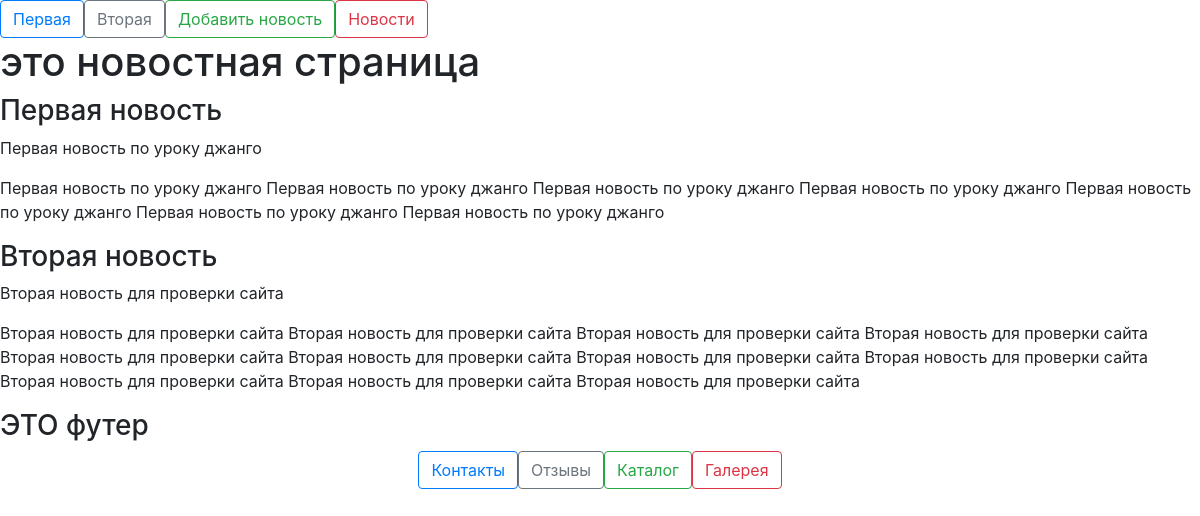
The page /news/ on the database as committed earlier.
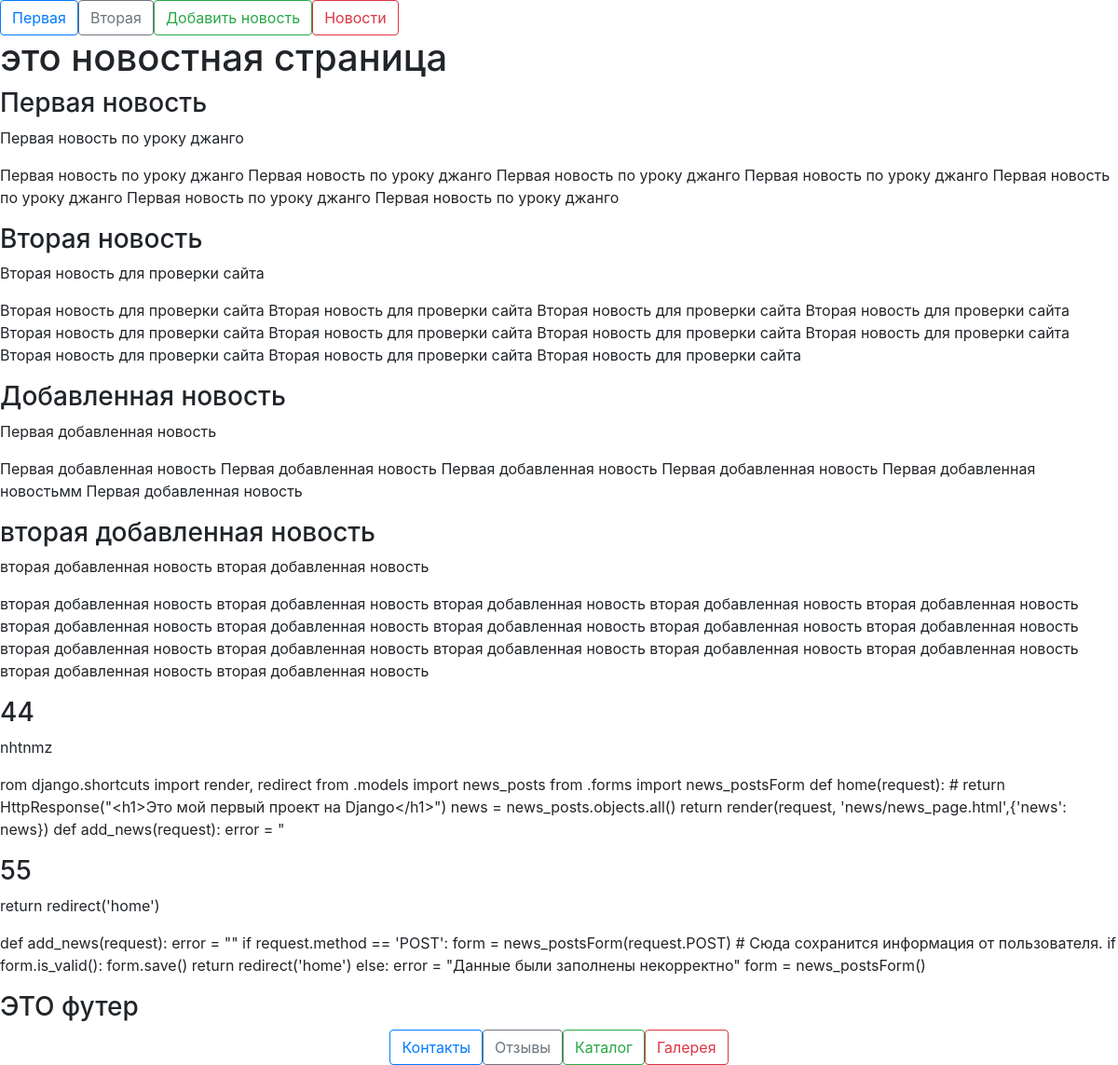
The same page on the database as committed later.
### news/models.py (models this page shows)
class news_posts(models.Model):
    title = models.CharField('Название', max_length=100)
    short_descr = models.CharField('Кратко', max_length=200)
    content = models.TextField('Содержание')
    pub_date = models.DateTimeField('Дата')
    class Meta:
        verbose_name = 'Новость'
        verbose_name_plural = 'Новости'

### news/views.py (the view)
# urls.py: path('', views.home, name = 'home'),
def home(request):
    news = news_posts.objects.all()
    return render(request, 'news/news_page.html',{'news': news})

### news/templates/news/news_page.html (shortened to what this page needs)
{% extends 'first/shablon.html'%}
{% block content %}
	<h1>это новостная страница</h1>
	{% if news %}
		{% for new in news %}
			<div>
				<h3> {{ new.title }} </h3>
				<p> {{ new.short_descr }} </p>
				<p> {{ new.content }} </p>
			</div>
		{% endfor %}
	{% else %}
		<h4>Новостей ещё нет.</h4>
	{% endif %}
{% endblock %}

### first/templates/first/shablon.html (shortened to what this page needs)
<!DOCTYPE html>
<html lang="en">
<head>
    <link href="https://stackpath.bootstrapcdn.com/bootstrap/4.5.2/css/bootstrap.min.css" rel="stylesheet">
</head>
<body>
    {% include 'first/nav.html' %}
    {% block content %}
     {% endblock %}
 {% include 'first/footer.html' %}
</body>
</html>

### first/templates/first/nav.html
<div class="d-flex justify-content-start">
        <a href="{% url 'first' %}" class="btn btn-outline-primary">Первая</a>
        <a href="{% url 'second' %}" class="btn btn-outline-secondary">Вторая</a>
        <a href="{% url 'add_news' %}" class="btn btn-outline-success">Добавить новость</a>
        <a href="{% url 'home' %}" class="btn btn-outline-danger">Новости</a>
    </div>

### first/templates/first/footer.html
<h3> ЭТО футер</h3>
<div class="d-flex justify-content-center">
        <a href="#" class="btn btn-outline-primary">Контакты</a>
        <a href="#" class="btn btn-outline-secondary">Отзывы</a>
        <a href="#" class="btn btn-outline-success">Каталог</a>
        <a href="#" class="btn btn-outline-danger">Галерея</a>
    </div>

Rows that differ between the two databases and show on the page:
added news_posts: title "Добавленная новость", short_descr "Первая добавленная новость", content "Первая добавленная новость Первая добавленная новость Первая добавленная новость Первая добавленная новость Первая добавленная новостьмм Первая добавленная новость"
added news_posts: title "вторая добавленная новость", short_descr "вторая добавленная новость вторая добавленная новость", content "вторая добавленная новость вторая добавленная новость вторая добавленная новость вторая добавленная новость вторая добавленная новость вторая добавленная новость вторая добавленная новость вторая добавленная новость вторая добавленная новость вторая добавленная новость вторая добавленная новость вторая добавленная новость вторая добавленная новость вторая добавленная новость вторая добавленная новость вторая добавленная новость вторая добавленная новость"
added news_posts: title "44", short_descr "nhtnmz", content "rom django.shortcuts import render, redirect from .models import news_posts from .forms import news_postsForm def home(request): # return HttpResponse(\"<h1>Это мой первый проект на Django</h1>\") news = news_posts.objects.all() return render(request, 'news/news_page.html',{'news': news}) def add_news(request): error = \""
added news_posts: title "55", short_descr "return redirect('home')", content "def add_news(request): error = \"\" if request.method == 'POST': form = news_postsForm(request.POST) # Сюда сохранится информация от пользователя. if form.is_valid(): form.save() return redirect('home') else: error = \"Данные были заполнены некорректно\" form = news_postsForm()"
